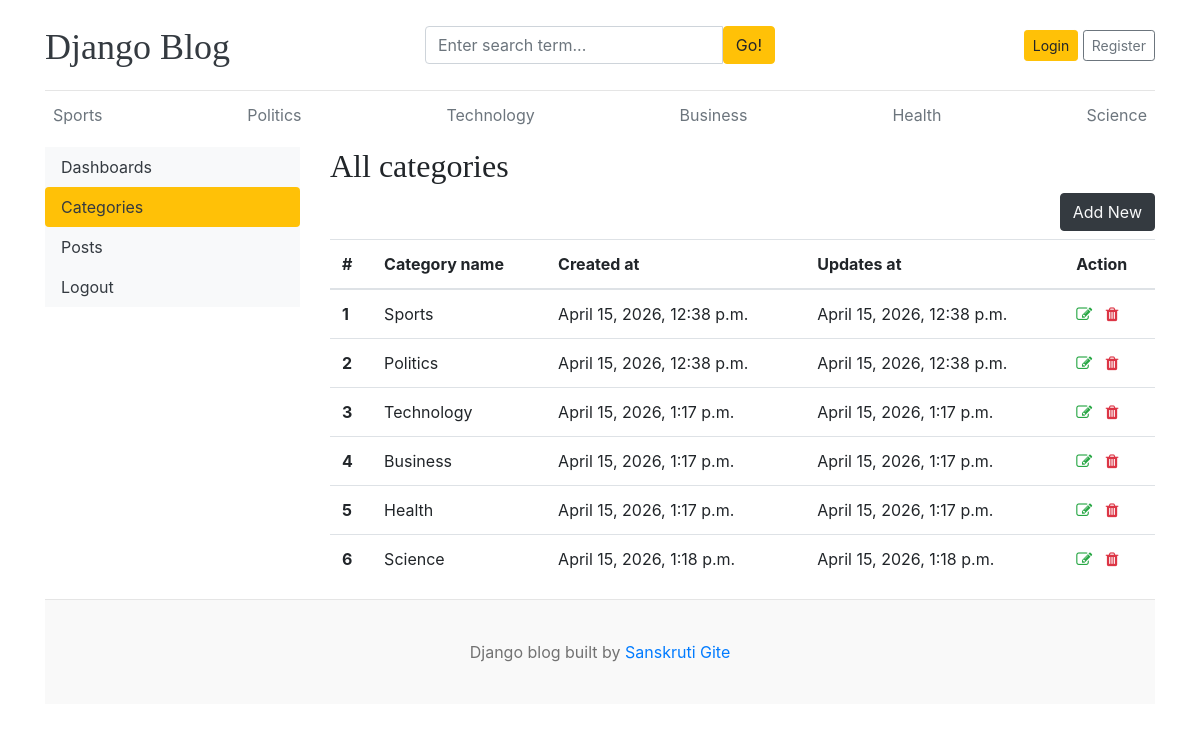
Before: /dashboard/categories/ with the older database file.
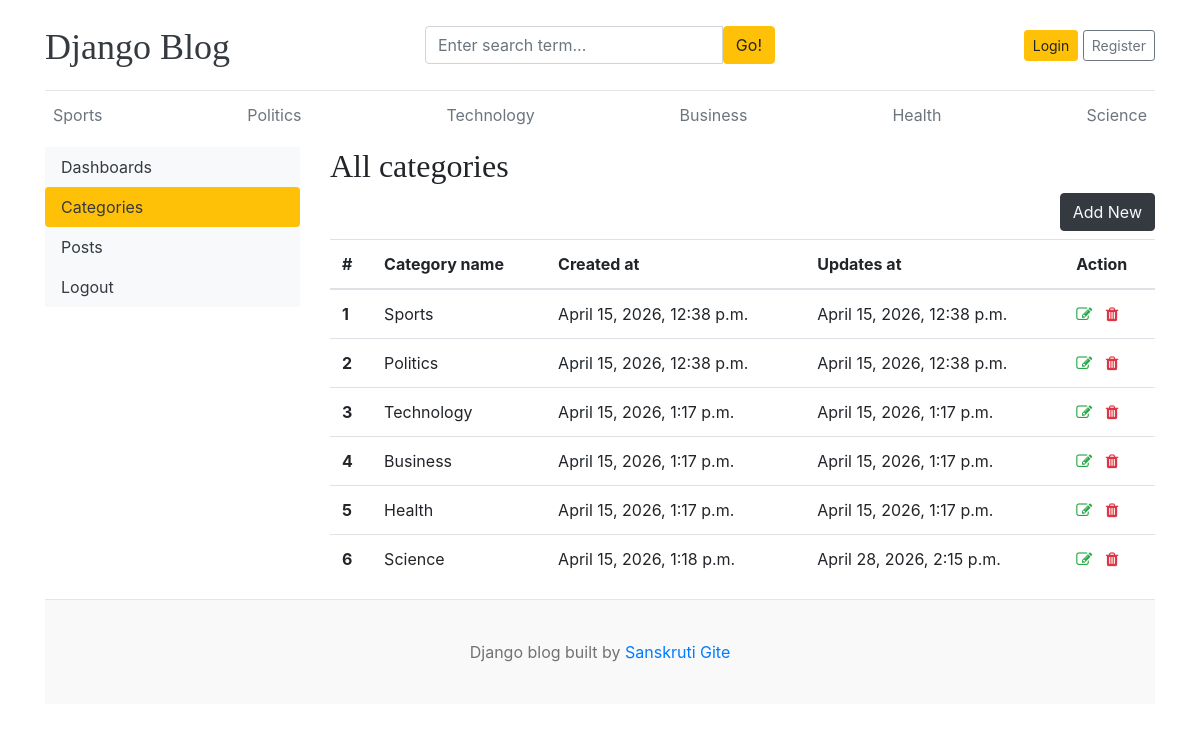
After: the same page with the newer database file.
### blogs/models.py (models this page shows)
class Category(models.Model):
    category_name=models.CharField(max_length=50 , unique=True)
    created_at=models.DateTimeField(auto_now_add=True)
    updated_at=models.DateTimeField(auto_now=True)
    class Meta:
        verbose_name_plural ='categories'
    def __str__(self):
        return self.category_name

### dashboards/views.py (the view)
# urls.py: path('categories/',views.categories,name='categories'),
def categories(request):
    return render(request,'dashboard/categories.html')

### blogs/context_processors.py (called while the page is built)
def get_categories(request):
    categories=Category.objects.all()
    return dict(categories=categories)

def get_social_links(request):
    social_links =SocialLink.objects.all()
    return dict(social_links=social_links)

### templates/dashboard/categories.html (shortened to what this page needs)
{% extends 'base.html' %}
{% block content %}
<div class="row">
    {% include 'dashboard/sidebar.html' %}
    <div class="col-md-9">
        <h2>All categories </h2>
        <a href="{% url 'add_category' %}" class="btn btn-dark text-light float-right mb-2">Add New</a>
            <table class="table table-hover">
    <thead>
        <tr>
        <th >#</th>
        <th >Category name</th>
        <th>Created at</th>
        <th >Updates at</th>
        <th>Action</th>
        </tr>
    </thead>
    <tbody>
        {% for cat in categories %}
            <tr>
                <th >{{forloop.counter}}</th>
                <td>{{cat}}</td>
                <td>{{cat.created_at}}</td>
                <td>{{cat.updated_at}}</td>
                <td>
                    <a href="{% url 'edit_category' cat.id %}"><i class="fa fa-edit text-success"></i></a>
                    <a href="{% url 'delete_category' cat.id %}"><i class="fa fa-trash text-danger"></i></a>
                </td>
            </tr>
        {% endfor %}
    </tbody>
    </table>
    </div>
</div>
{% endblock%}

### templates/base.html (shortened to what this page needs)
    {%load static%}
    <!DOCTYPE html>
    <html lang="en">
    <head>
        <link href="https://getbootstrap.com/docs/4.0/dist/css/bootstrap.min.css" rel="stylesheet">
        <link href="{% static 'css/blog.css' %}" rel="stylesheet">
        <link rel="stylesheet" href="https://cdnjs.cloudflare.com/ajax/libs/font-awesome/4.7.0/css/font-awesome.min.css">
    </head>
    <body>
        <div class="container">
        <header class="blog-header py-3">
            <div class="row flex-nowrap justify-content-between align-items-center">
            <div class="col-4 pt-1">
                <a class="blog-header-logo text-dark" href="/">Django Blog</a>
            </div>
            <div class="col-md-4">
                <form action="{% url 'search' %}" method="GET">
                    <div class="input-group">
                <input class="form-control" type="text" name="keyword" value="{{ keyword }}" placeholder="Enter search term..." aria-label="Enter search term..." aria-describedby="button-search" />
                <button type="submit" class="btn btn-warning" id="button-search" type="button">Go!</button>
                    </div>
                </form>
            </div>
            <div class="col-md-4 d-flex justify-content-end align-items-center">
                {% if not user.is_authenticated %}
                <a class="btn btn-sm btn-warning" href="{% url 'login' %}">Login</a> &nbsp;
                <a class="btn btn-sm btn-outline-secondary" href="{% url 'register' %}">Register</a>
                {%else%}
                <span><a href="{% url 'dashboard' %}">Dashboard</a></span>
                &emsp;
                <span><a href="{%url 'logout'%}">Logout</a></span>
                {%endif%}
            </div>
            </div>
        </header>
        <div class="nav-scroller py-1 mb-2">
            <nav class="nav d-flex justify-content-between">
                {%for cat in categories%}
            <a class="p-2 text-muted" href="{% url 'posts_by_category' cat.id %}">{{cat.category_name}}</a>
            {%endfor%}
            </nav>
        </div>
{% block content%}
{%endblock%}
<footer class="blog-footer">
    <p>Django blog built by <a href="#">Sanskruti Gite</a></p>
    </footer>
    </body>
    </html>

Changed rows visible on the page:
changed Category "Science": updated_at "April 15, 2026, 1:18 p.m." → "April 28, 2026, 2:15 p.m."
